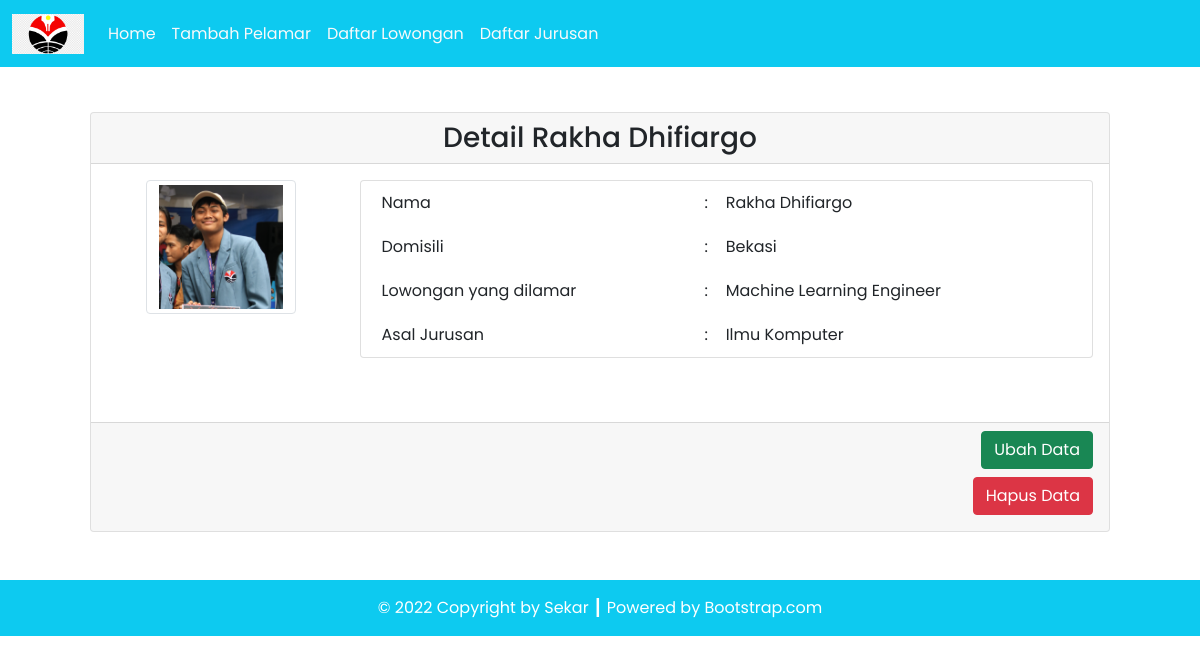
Page /source_code/detail.php?id=1 on the committed database.
### tables this page shows
CREATE TABLE `pelamar` (
  `id_pelamar` int(11) NOT NULL AUTO_INCREMENT,
  `nama` varchar(255) NOT NULL,
  `domisili` varchar(255) NOT NULL,
  `pasfoto` varchar(255) NOT NULL,
  `id_lowongan` int(11) NOT NULL,
  `id_jurusan` int(11) NOT NULL,
  PRIMARY KEY (`id_pelamar`)
);

CREATE TABLE `lowongan` (
  `id_lowongan` int(11) NOT NULL AUTO_INCREMENT,
  `nama_lowongan` varchar(255) NOT NULL,
  PRIMARY KEY (`id_lowongan`)
);

CREATE TABLE `jurusan` (
  `id_jurusan` int(11) NOT NULL AUTO_INCREMENT,
  `nama_jurusan` varchar(255) NOT NULL,
  PRIMARY KEY (`id_jurusan`)
);

### source_code/config/db.php (called while the page is built)
<?php
$DB_HOST = "localhost";
$DB_USERNAME = "root";
$DB_PASSWORD = "";
$DB_NAME = "db_lamaran";

### source_code/classes/DB.php (called while the page is built, shortened)
<?php
class DB
{
    private $hostname;
    private $username;
    private $password;
    private $dbname;
    private $conn;
    private $result;
    function __construct($hostname, $username, $password, $dbname)
    {
        $this->hostname = $hostname;
        $this->username = $username;
        $this->password = $password;
        $this->dbname = $dbname;
    }
    function open()
    {
        $this->conn = mysqli_connect($this->hostname, $this->username, $this->password, $this->dbname);
    }
    function execute($query)
    {
        $this->result = mysqli_query($this->conn, $query);
    }
    function getResult()
    {
        return mysqli_fetch_array($this->result);
    }
}

### source_code/classes/Pelamar.php (called while the page is built, shortened)
<?php
class Pelamar extends DB
{
    function getPelamarById($id)
    {
        $query = "SELECT * FROM pelamar JOIN lowongan ON pelamar.id_lowongan=lowongan.id_lowongan JOIN jurusan ON pelamar.id_jurusan=jurusan.id_jurusan WHERE id_pelamar=$id";
        return $this->execute($query);
    }
}

### source_code/detail.php (the view, shortened to what this page needs)
<?php
include('config/db.php');
include('classes/DB.php');
include('classes/Lowongan.php');
include('classes/Pelamar.php');
$pelamar = new Pelamar($DB_HOST, $DB_USERNAME, $DB_PASSWORD, $DB_NAME);
$pelamar->open();
$id = $_GET['id'];
$data = nulL;
if (isset($id)) {
    if ($id > 0) {
        $pelamar->getPelamarById($id);
        $row = $pelamar->getResult();
        $data .= '<div class="card-header text-center">
        <h3 class="my-0">Detail ' . $row['nama'] . '</h3>
        </div>
        <div class="card-body text-end">
        <div class="row mb-5">
        <div class="col-3">
        <div class="row justify-content-center">
        <img src="assets/data_images/' . $row['pasfoto'] . '" class="img-thumbnail" alt="' . $row['pasfoto'] . '" width="60">
        </div>
        </div>
        <div class="col-9">
        <div class="card px-3">
        <table border="0" class="text-start">
        <tr>
        <td>Nama</td>
        <td>:</td>
        <td>' . $row['nama'] . '</td>
        </tr>
        <tr>
        <td>Domisili</td>
        <td>:</td>
        <td>' . $row['domisili'] . '</td>
        </tr>
        <tr>
        <td>Lowongan yang dilamar</td>
        <td>:</td>
                    <td>' . $row['nama_lowongan'] . '</td>
                </tr>
                <tr>
                    <td>Asal Jurusan</td>
                    <td>:</td>
                    <td>' . $row['nama_jurusan'] . '</td>
                    </tr>
            </table>
        </div>
        </div>
        </div>
        </div>
        <div class="card-footer text-end">
            <div class="row mb-2">
            <a href="update.php?id=' . $id . '"><button type="button" class="btn btn-success text-white">Ubah Data</button></a>
            </div>
            <div class="row mb-2">
                <form method="post" action="index.php">
                    <input type="hidden" name="id" value="' . $id . '">
                    <button type="submit" name="delete" class="btn btn-danger">Hapus Data</button>
                </form>
            </div>
        </div>';
    }
}

### rows in the picture
pelamar: nama "Rakha Dhifiargo", pasfoto (picture), domisili "Bekasi", id_lowongan.nama_lowongan "Machine Learning Engineer", id_jurusan.nama_jurusan "Ilmu Komputer"

### other values in the picture
$this->content "Home Tambah Pelamar Daftar Lowongan Daftar Jurusan © 2022 Copyright by Sekar ┃ Powered by Bootstrap.com"
